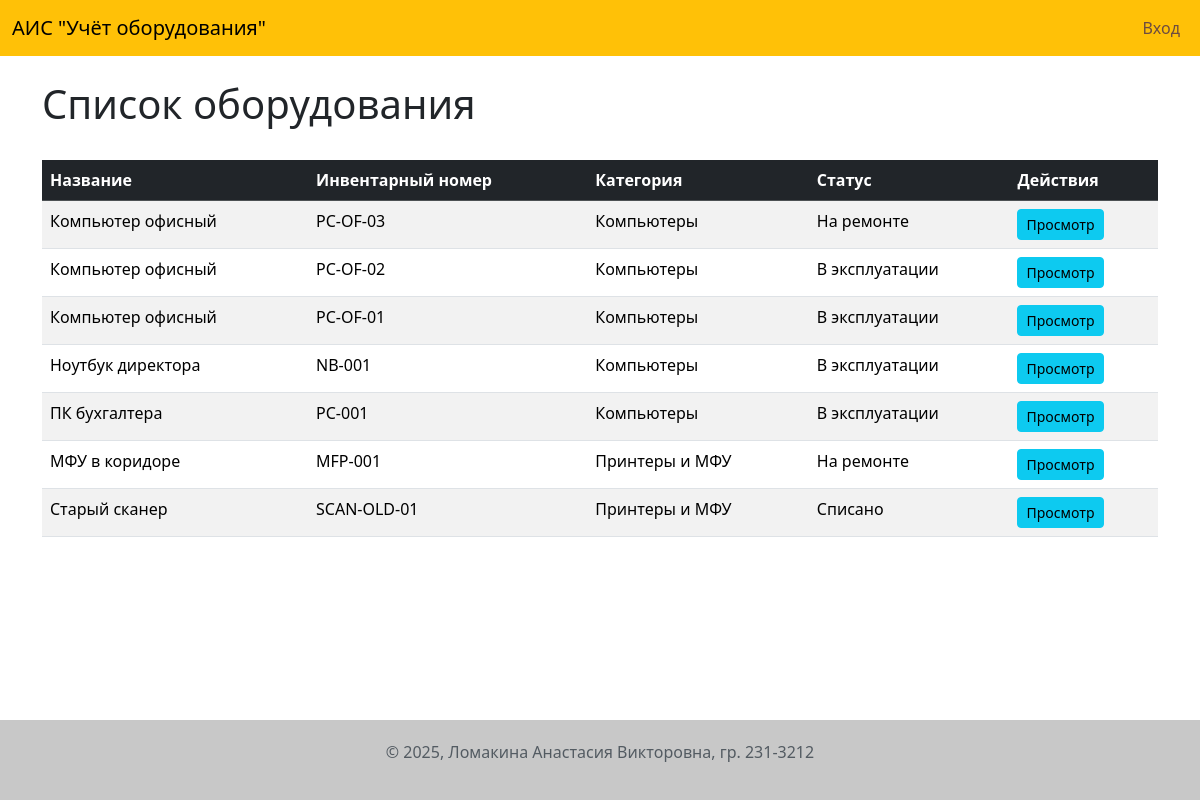
The page /index on the database as committed earlier.
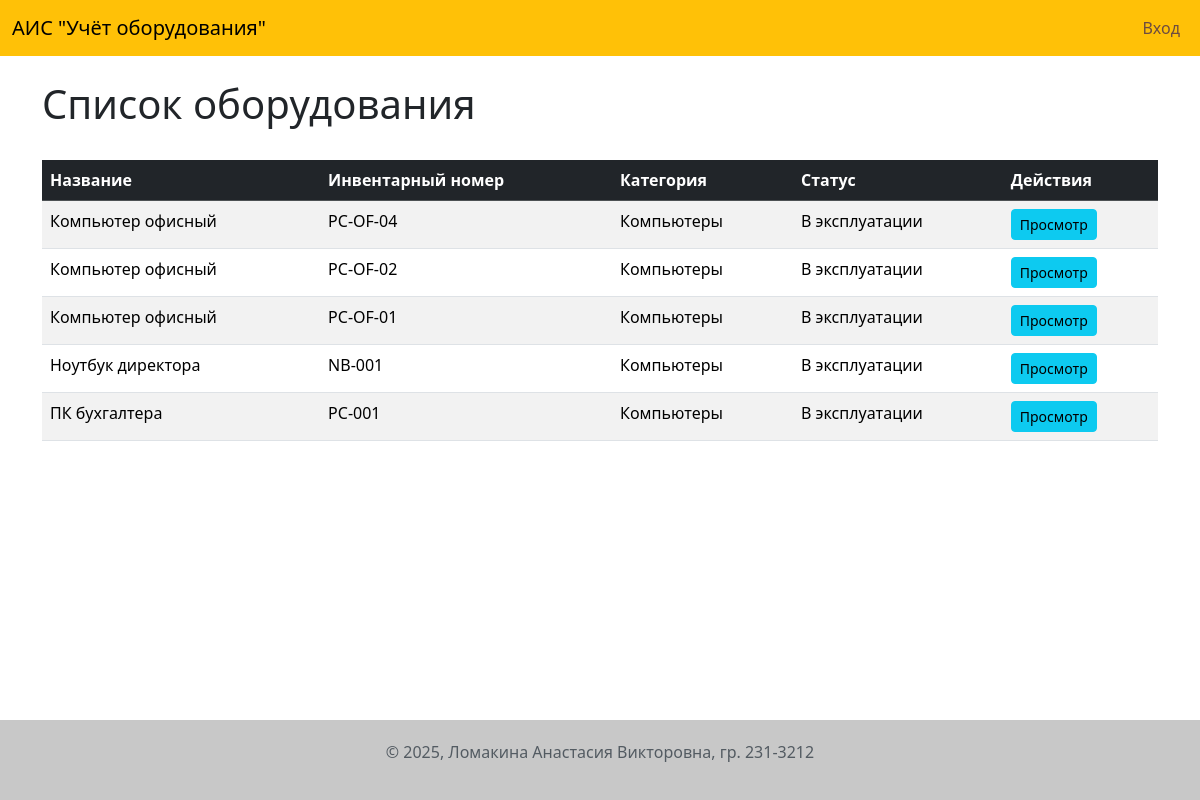
The same page on the database as committed later.
### app/models.py (models this page shows, shortened)
class Equipment(db.Model):
    id = db.Column(db.Integer, primary_key=True)
    name = db.Column(db.String(200), nullable=False)
    inventory_number = db.Column(db.String(100), unique=True, nullable=False)
    purchase_date = db.Column(db.Date, nullable=False, default=date.today)
    cost = db.Column(db.Numeric(10, 2), nullable=False)
    status = db.Column(db.Enum('В эксплуатации', 'На ремонте', 'Списано', name='equipment_status_enum'), nullable=False, default='В эксплуатации')
    notes = db.Column(db.Text)
    category_id = db.Column(db.Integer, db.ForeignKey('category.id'), nullable=False)
    image_id = db.Column(db.Integer, db.ForeignKey('image.id'), nullable=True)
    photo = db.relationship('Image', backref='equipment', uselist=False, lazy=True)
    responsible_persons = db.relationship('ResponsiblePerson', secondary=equipment_responsible_persons, lazy='subquery',
        backref=db.backref('equipments', lazy=True))
    service_history = db.relationship('ServiceHistory', backref='equipment', lazy='dynamic', cascade="all, delete-orphan")

class Category(db.Model):
    id = db.Column(db.Integer, primary_key=True)
    name = db.Column(db.String(100), unique=True, nullable=False)
    description = db.Column(db.Text)
    equipment = db.relationship('Equipment', backref='category', lazy='dynamic')

### app/routes.py (the view)
@bp.route('/')
@bp.route('/index')
def index():
    all_equipment = Equipment.query.order_by(Equipment.purchase_date.desc()).all()
    return render_template('index.html', title='Главная', equipment_list=all_equipment)

### app/templates/index.html (shortened to what this page needs)
{% extends "base.html" %}
{% block content %}
    <div class="d-flex justify-content-between align-items-center mb-4">
        <h1>Список оборудования</h1>
    </div>
    <table class="table table-striped table-hover">
        <thead class="table-dark">
            <tr>
                <th>Название</th>
                <th>Инвентарный номер</th>
                <th>Категория</th>
                <th>Статус</th>
                <th>Действия</th>
            </tr>
        </thead>
        <tbody>
            {% for item in equipment_list %}
            <tr>
                <td>{{ item.name }}</td>
                <td>{{ item.inventory_number }}</td>
                <td>{{ item.category.name }}</td>
                <td>{{ item.status }}</td>
                <td>
                    <a href="{{ url_for('main.equipment_detail', id=item.id) }}" class="btn btn-sm btn-info">Просмотр</a>
                </td>
            </tr>
            {% else %}
            <tr>
                <td colspan="5" class="text-center">Оборудование не найдено.</td>
            </tr>
            {% endfor %}
        </tbody>
    </table>
{% endblock %}

### app/templates/base.html (shortened to what this page needs)
<!DOCTYPE html>
<html lang="ru">
<head>
    <link rel="stylesheet" href="{{ url_for('static', filename='css/style.css') }}">
    <link href="https://cdn.jsdelivr.net/npm/bootstrap@5.3.2/dist/css/bootstrap.min.css" rel="stylesheet">
</head>
<body>
    <header>
        <nav class="navbar navbar-expand-lg">
            <div class="container-fluid">
                <a class="navbar-brand" href="{{ url_for('main.index') }}">АИС "Учёт оборудования"</a>
                <div class="collapse navbar-collapse">
                    <ul class="navbar-nav ms-auto">
                        {% if current_user.is_authenticated %}
                            <li class="nav-item">
                                <span class="navbar-text me-2">
                                    {{ current_user.username }} ({{ current_user.role }})
                                </span>
                            </li>
                            <li class="nav-item">
                                <a class="nav-link" href="{{ url_for('main.logout') }}">Выход</a>
                            </li>
                        {% else %}
                            <li class="nav-item">
                                <a class="nav-link" href="{{ url_for('main.login') }}">Вход</a>
                            </li>
                        {% endif %}
                    </ul>
                </div>
            </div>
        </nav>
    </header>
    <main class="container mt-4">
        {% block content %}{% endblock %}
    </main>
    <footer>
        <div class="container text-center">
            <p>© 2025, Ломакина Анастасия Викторовна, гр. 231-3212</p>
        </div>
    </footer>
</body>
</html>

### app/static/css/style.css (style rules this page uses)
body { display: flex; flex-direction: column; min-height: 100vh; }
main { flex: 1; }
header .navbar { background-color: #ffc107; }
header .navbar a.nav-link { color: #6d4c41; }
footer { background-color: #c8c8c8; padding: 20px 0; margin-top: 40px; color: #535b62; }

Rows that differ between the two databases and show on the page:
removed Equipment: name "МФУ в коридоре", inventory_number "MFP-001", category.name "Принтеры и МФУ", status "На ремонте"
removed Equipment: name "Старый сканер", inventory_number "SCAN-OLD-01", category.name "Принтеры и МФУ", status "Списано"
changed Equipment (number 1 of 5 on the later page): inventory_number "PC-OF-03" → "PC-OF-04"; status "На ремонте" → "В эксплуатации"
